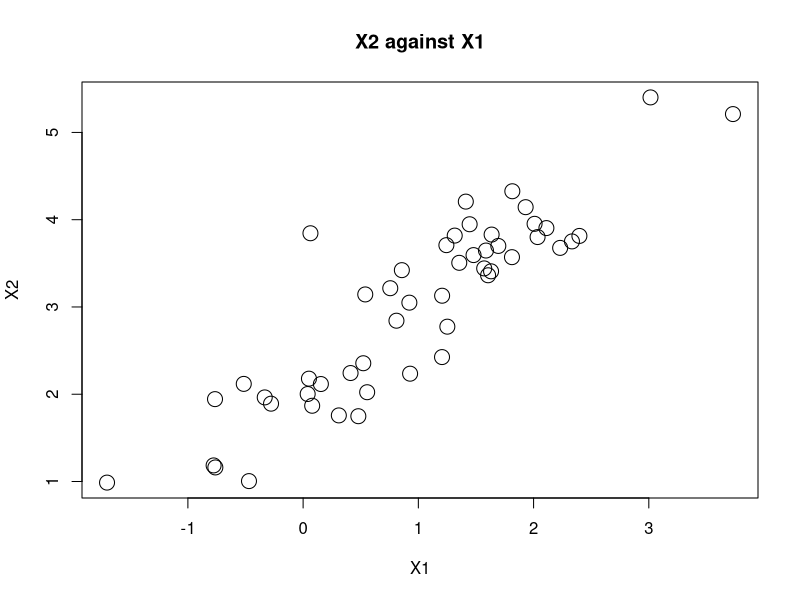
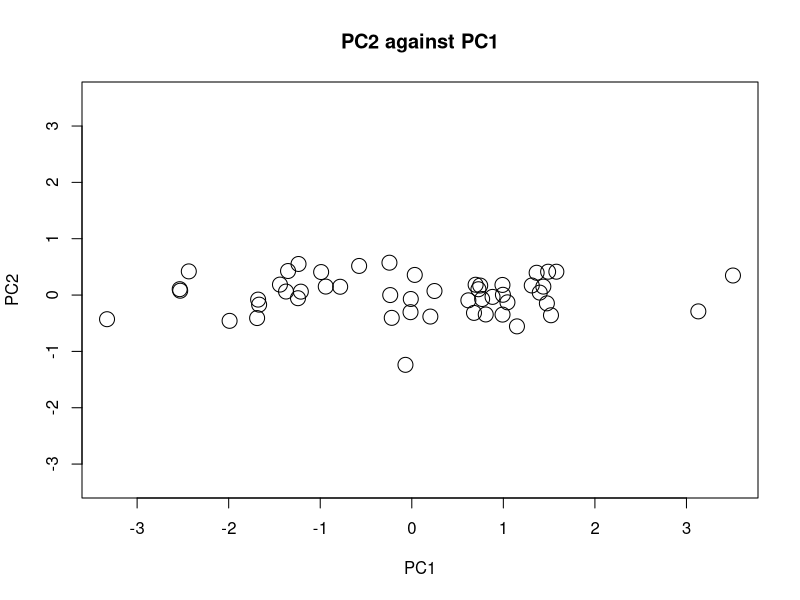

Reproduce these figures in R, in order. (Note: this script raises an error after producing the figures.)
# principle component analysis
library(MASS) # library for mvrnorm

# R code for PCA (2D)

# Step 1 generating and plotting data matrix 
N <- 50 # Number of observations 
mu <- c(1,3) # Centre of simulated data 
Sigma <- matrix(c(1,0.9,0.9,1),ncol=2) # Sigma is the population covariance matrix 
X.2d <- mvrnorm(N,mu,Sigma) # Simulating data from bivariate Normal distribution 
plot(X.2d,cex=2,xlab="X1",ylab="X2",main="X2 against X1") # Simulating data and plotting it 

# Step 2 applying PCA 
PCA.2d <- prcomp(X.2d) # prcomp does PCA on columns of X.2d 
ylim <- range(PCA.2d$x) 
xlim <- ylim # Define limits for axes so plot is square 
plot(PCA.2d$x,cex=2,xlab="PC1",xlim=xlim,ylim=ylim,ylab="PC2",main="PC2 against PC1") # PCA.2d$x contains the coordinates of the points with respect to the principal components  

# Step 3 Proportions of variability explained - percentages of variability explained by PCs 
PCA.2d <- prcomp(X.2d) # PCA as before 
proportions<-PCA.2d$sdev^2/sum(PCA.2d$sdev^2) # Calculate proportion of total variability explained by each principal component 

# Step 4 principal component loadings 
PCA.2d <- prcomp(X.2d) # PCA as before 
PCA.2d$rotation  

# R code for PCA, with and without scaling -- unsure if this part works
X.diff.var <- data.frame(X1,X2) 
PCA.diff.var.unscaled <- prcomp(X.diff.var) 
PCA.diff.var.scaled <- prcomp(X.diff.var,scale=TRUE) 
PCA.diff.var.unscaled$rotation
PCA.diff.var.scaled$rotation

################################################

# IRIS

X1= "Sepal length" 
X2= "Sepal width" 
X3= "Petal length" 
X4= "Petal width"
N=50 # for each species (i.e. 150 plants in total) 

iris.pca <- prcomp(iris[,1:4]) 
plot(iris.pca$x[,1],iris.pca$x[,2],col=as.numeric(iris$Species)) 
proportions <- iris.pca$sdev^2/sum(iris.pca$sdev^2) # Working out the proportions of variability explained  
round(iris.pca$rotation,3) # The form of the principal components
